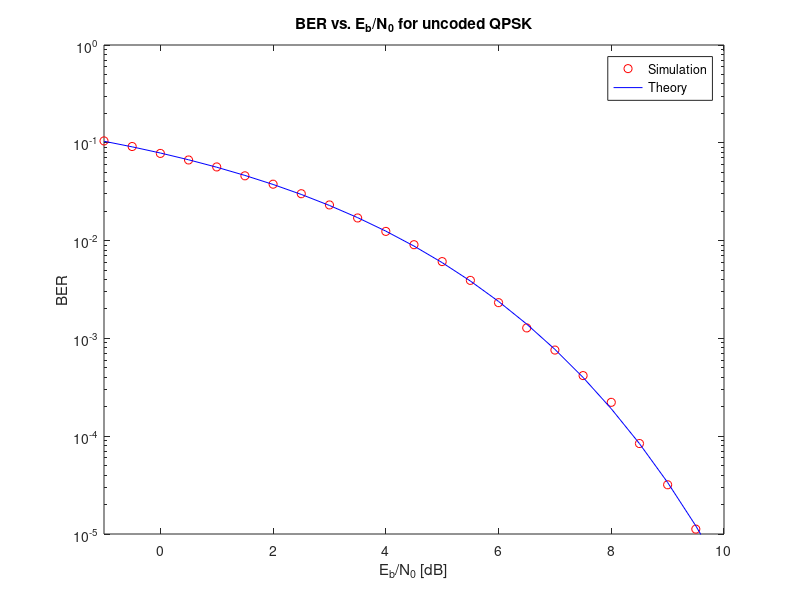

Reproduce this figure in MATLAB.
% ======================================================================= %
% SSY125 Project
% ======================================================================= %
profile on
clc
clear

% ======================================================================= %
% Simulation Options
% ======================================================================= %
N = 1e5;                % simulate N bits each transmission (one block)
maxNumErrs = 100;       % get at least 100 bit errors (more is better)
maxNum = 1e7;           % OR stop if maxNum bits have been simulated
EbN0 = -1:0.5:12;       % power efficiency range

EsN0 = EbN0 + 10*log10(2);
SNRlin = 10.^(EsN0/10);
constQPSK = [(1 + 1i) (1 - 1i) (-1 + 1i) (-1 - 1i)]/sqrt(2);


% ======================================================================= %
% Simulation Chain
% ======================================================================= %
BER = zeros(1, length(EbN0)); % pre-allocate a vector for BER results

for i = 1:length(EbN0) % use parfor ('help parfor') to parallelize  
  totErr = 0;  % Number of errors observed
  num = 0; % Number of bits processed

  while((totErr < maxNumErrs) && (num < maxNum))
      % [SRC] generate N information bits 
      bits = randi([0 1],N,1);

      % [MOD] symbol mapper
      msg = buffer(bits,N/2);
      msgIdx = bi2de(msg, 'left-msb')+1;
      symb = constQPSK(msgIdx); 

      % [CHA] add Gaussian noise
      sigma = 1/(sqrt(2*SNRlin(i)));
      noise = sigma*(randn(1,N/2) + 1i*randn(1,N/2));
      noiseSymb = symb + noise;

      % [HR] Hard Receiver
      noiseSymb(real(noiseSymb)>0 & imag(noiseSymb)>0) = 1;
      noiseSymb(real(noiseSymb)>0 & imag(noiseSymb)<0) = 2;
      noiseSymb(real(noiseSymb)<0 & imag(noiseSymb)>0) = 3;
      noiseSymb(real(noiseSymb)<0 & imag(noiseSymb)<0) = 4;

      recSymb = constQPSK(noiseSymb); 
      recBits = de2bi(noiseSymb-1,2, 'left-msb');
      recBits = [recBits(:,1); recBits(:,2)];

      BitErrs = sum(bits ~= recBits); 
      totErr = totErr + BitErrs;
      num = num + N;

%       disp(['+++ ' num2str(totErr) '/' num2str(maxNumErrs) ' errors. '...
%           num2str(num) '/' num2str(maxNum) ' bits. Projected error rate = '...
%           num2str(totErr/num, '%10.1e') '. +++']);
  end 
  
  BER(i) = totErr/num; 
  
end

semilogy(EbN0,BER,'or')
hold on 
theoryBER = 0.5*erfc(sqrt(10.^(EbN0/10)));
semilogy(EbN0,theoryBER,'b')
legend('Simulation', 'Theory')
title('BER vs. E_{b}/N_{0} for uncoded QPSK')
xlabel('E_{b}/N_{0} [dB]')
ylabel('BER')
axis([-1 10 10^-5 1])
% ======================================================================= %
% End
% ======================================================================= %